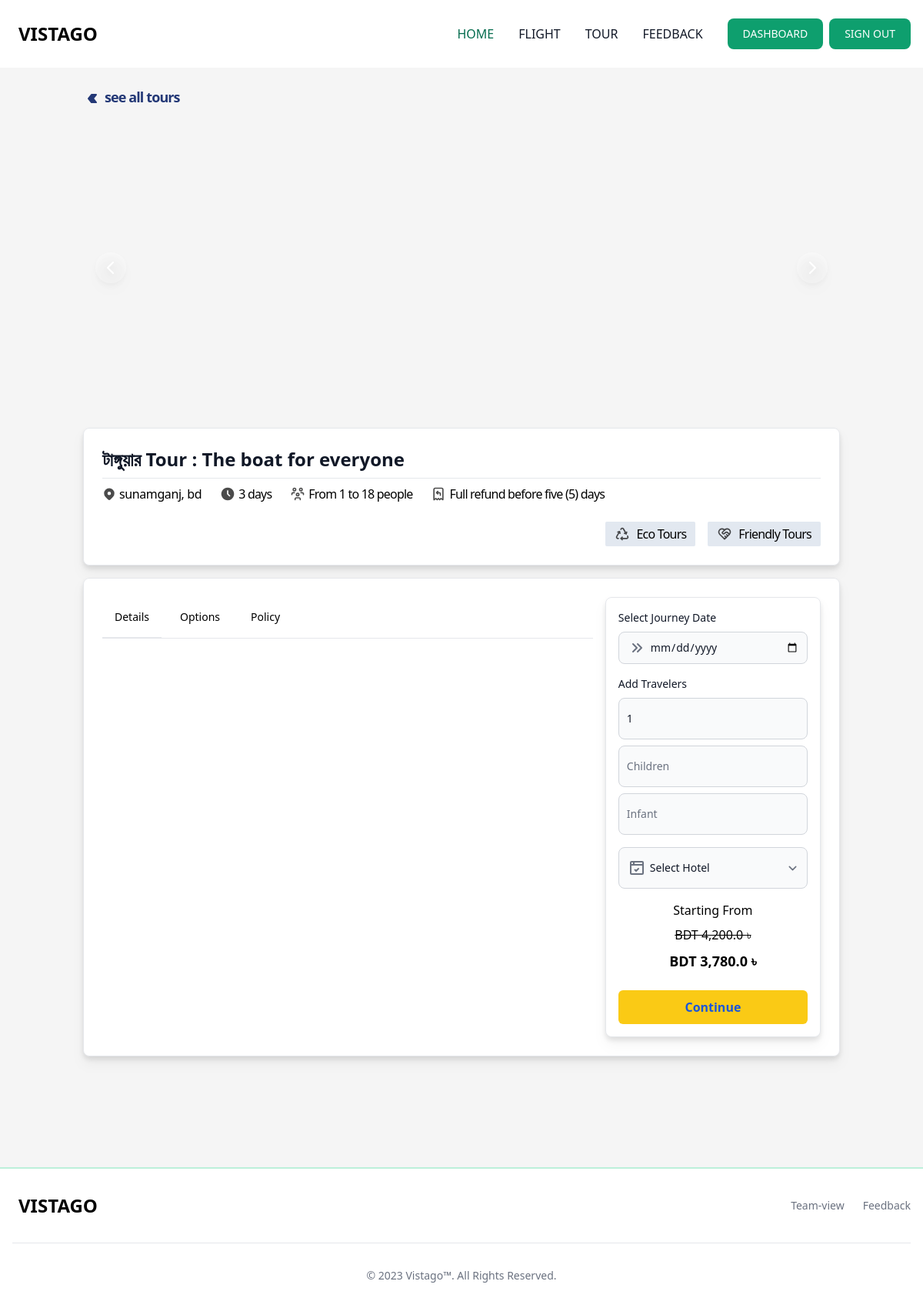
Screenshot of /tour/tour-details/2 (signed in) with the database file from the repository.
### app_tour/models.py (models this page shows, shortened)
class TourPackageModel(models.Model):
    package_title = models.CharField(max_length=525, null=True)
    package_cover_image = models.ImageField(upload_to="tour_package_cover_images", null=True, blank=True)
    tour_location = models.ForeignKey(
        TourLocationModel, on_delete=models.CASCADE, null=True, blank=True
    )
    tour_duration = models.IntegerField(null=True, blank=True)
    peoples_limit = models.PositiveIntegerField(default=1, null=True, blank=True)
    details = RichTextUploadingField(null=True)
    options = RichTextUploadingField(null=True)
    policy = RichTextUploadingField(null=True)
    journey_date = models.DateField(default=timezone.now)
    package_price = models.FloatField(null=True, blank=True)
    Children_package_price = models.FloatField(null=True, default= 50, help_text="Enter 50 percent children traveler")
    Infant_package_price = models.FloatField(null=True, default= 90, help_text="Enter 90 percent infant traveler")
    discount = models.ForeignKey("app_flight.Discount", on_delete=models.CASCADE, null=True, blank=True)
    hotel = models.ManyToManyField(HotelModel)
    created_at = models.DateTimeField(auto_now_add=True)
    def get_discount_price(self):
        if self.discount:
            return (self.package_price / 100) * self.discount.amount
        else:
            return 0
    class Meta:
        verbose_name = "Tour Package"
        verbose_name_plural = "Tour Packages"
        ordering = ["-id"]

class TourLocationModel(models.Model):
    country = CountryField()
    district = models.CharField(max_length=122, null=True)
    location_name = models.CharField(
        max_length=225, null=True, verbose_name="location name"
    )
    code = models.CharField(max_length=3, null=True)
    class Meta:
        verbose_name = "Tour Location"
        verbose_name_plural = "Tour Locations"
        ordering = ["-id"]

### app_flight/models.py (models this page shows, shortened)
class Discount(models.Model):
    name = models.CharField(max_length=122, null=True)
    code = models.CharField(max_length=122, null=True)
    details = models.CharField(max_length=999, null=True, blank=True)
    amount = models.FloatField(null=True)
    start_date = models.DateTimeField(default=timezone.now)
    end_date = models.DateTimeField(default=timezone.now)
    created_at = models.DateTimeField(auto_now_add=True)
    class Meta:
        verbose_name = "Discount"
        verbose_name_plural = "Discounts"
        ordering = ["-id"]

### app_tour/views.py (the view, shortened to what this page needs)
# urls.py: path("tour-details/<int:pk>", TourDetailsView.as_view(), name="tour_details"),
@method_decorator(signin_decorators, name="dispatch")
class TourDetailsView(FormView):
    template_name = "app_tour/details.html"
    form_class = TourPackageOrderForm
    order_id = None
    def get_context_data(self, **kwargs):
        context = super().get_context_data(**kwargs)
        pk = self.kwargs.get('pk')
        context['tour_package'] = get_object_or_404(TourPackageModel, id=pk)
        context['sliders'] = TourPackageImages.objects.filter(package__id=pk)
        return context

### app_flight/templatetags/mathfilters.py (called while the page is built)
@register.filter
def get_tour_discount_price(subtotal, discount_price):
    return float(subtotal) - float(discount_price)

### templates/app_tour/details.html (shortened to what this page needs)
{% extends 'base.html' %}
{% load humanize %}
{% load static %}
{% load mathfilters %}
{% block main %}
<section class="container mx-auto p-4 md:p-0 mt-6">
    <a href="{% url 'app_tour:tour_list' %}" class="flex items-center gap-1 text-blue-900 dark:text-white">
         <p class="text-lg font-semibold tracking-tighter">see all tours</p>
    </a>
    <div id="controls-carousel" class="relative w-full drop-shadow-lg my-4" data-carousel="slide">
        <div class="relative h-56 overflow-hidden rounded-lg md:h-96">
        </div>
        <button type="button" class="absolute top-0 left-0 z-30 flex items-center justify-center h-full px-4 cursor-pointer group focus:outline-none" data-carousel-prev>
            <span class="inline-flex items-center justify-center w-10 h-10 rounded-full bg-white/30 dark:bg-gray-800/30 group-hover:bg-white/50 dark:group-hover:bg-gray-800/60 group-focus:ring-4 group-focus:ring-white dark:group-focus:ring-gray-800/70 group-focus:outline-none">
                <svg aria-hidden="true" class="w-6 h-6 text-white dark:text-gray-800" fill="none" stroke="currentColor" viewBox="0 0 24 24" xmlns="http://www.w3.org/2000/svg"><path stroke-linecap="round" stroke-linejoin="round" stroke-width="2" d="M15 19l-7-7 7-7"></path></svg>
            </span>
        </button>
        <button type="button" class="absolute top-0 right-0 z-30 flex items-center justify-center h-full px-4 cursor-pointer group focus:outline-none" data-carousel-next>
            <span class="inline-flex items-center justify-center w-10 h-10 rounded-full bg-white/30 dark:bg-gray-800/30 group-hover:bg-white/50 dark:group-hover:bg-gray-800/60 group-focus:ring-4 group-focus:ring-white dark:group-focus:ring-gray-800/70 group-focus:outline-none">
                <svg aria-hidden="true" class="w-6 h-6 text-white dark:text-gray-800" fill="none" stroke="currentColor" viewBox="0 0 24 24" xmlns="http://www.w3.org/2000/svg"><path stroke-linecap="round" stroke-linejoin="round" stroke-width="2" d="M9 5l7 7-7 7"></path></svg>
            </span>
        </button>
    </div>
    <div class="p-6 bg-white border border-gray-200 rounded-lg drop-shadow-lg dark:bg-gray-800 dark:border-gray-700 dark:hover:bg-gray-700">
        <h5 class="mb-2 text-2xl font-bold  text-gray-900 dark:text-white">{{ tour_package.package_title }}</h5> <hr class="mb-2">
       <div class="flex flex-wrap items-center gap-6">
            <div class="flex flex-row items-center gap-1">
                <p class="text-md tracking-tight font-medium lowercase">{{ tour_package.tour_location.district }}, {{ tour_package.tour_location.country }}</p>
            </div>
            <div class="flex flex-row items-center gap-1">
                <p class="text-md font-normal tracking-tighter">{{ tour_package.tour_duration }} days</p>
            </div>
            <div class="flex flex-row items-center gap-1">
                <p class="text-md font-normal tracking-tighter">From 1 to {{ tour_package.peoples_limit }} people</p>
            </div>
            <div class="flex flex-row items-center gap-1">
                <p class="text-md font-normal tracking-tighter">Full refund before five (5) days</p>
            </div>
            <div class="flex items-center gap-4 mr-auto md:mr-0 md:ml-auto">
                <div class="flex flex-row items-center gap-2 py-1 px-3 bg-slate-200 w-max rounded-sm">
                    <p class="tracking-tighter text-md font-medium">Eco Tours</p>
                </div>
                <div class="flex flex-row items-center gap-2 py-1 px-3 bg-slate-200 w-max rounded-sm">
                    <p class="tracking-tighter text-md font-medium">Friendly Tours</p>
                </div>
            </div>
       </div>
    </div>
    <div class="flex flex-col md:flex-row justify-between items-start gap-4 my-4 p-6 bg-white border border-gray-200 rounded-lg drop-shadow-lg dark:bg-gray-800 dark:border-gray-700 dark:hover:bg-gray-700">
        <div class="w-full md:w-auto flex-1">
            <div class="mb-4 border-b border-gray-200 dark:border-gray-700">
                <ul class="flex flex-wrap -mb-px text-sm font-medium text-center" id="myTab" data-tabs-toggle="#TabContent" role="tablist">
                    <li class="mr-2" role="presentation">
                        <button class="inline-block p-4 border-b-2 rounded-t-lg" id="profile-tab" data-tabs-target="#profile" type="button" role="tab" aria-controls="profile" aria-selected="false">Details</button>
                    </li>
                    <li class="mr-2" role="presentation">
                        <button class="inline-block p-4 border-b-2 border-transparent rounded-t-lg hover:text-gray-600 hover:border-gray-300 dark:hover:text-gray-300" id="dashboard-tab" data-tabs-target="#dashboard" type="button" role="tab" aria-controls="dashboard" aria-selected="false">Options</button>
                    </li>
                    <li class="mr-2" role="presentation">
                        <button class="inline-block p-4 border-b-2 border-transparent rounded-t-lg hover:text-gray-600 hover:border-gray-300 dark:hover:text-gray-300" id="settings-tab" data-tabs-target="#settings" type="button" role="tab" aria-controls="settings" aria-selected="false">Policy</button>
                    </li>
                </ul>
            </div>
        </div>
        <div class="w-full md:w-[30%] mt-6 md:mt-0 p-4 bg-white border border-gray-200 rounded-lg drop-shadow-lg">
            <form method="POST">
                <label for="city" class="block mb-2 text-sm font-medium text-gray-900 dark:text-white">Select Journey Date</label>
                <div class="relative mb-2">
                    <div class="absolute inset-y-0 left-0 flex items-center pl-3 pointer-events-none">
                    </div>
                    {{ form.journey_date }}
                </div>
                <div class="my-4">
                    <label for="first_name" class="block mb-2 text-sm font-medium text-gray-900 dark:text-white">Add Travelers</label>
                    {{ form.adult_traveler }}
                    {{ form.child_traveler }}
                    {{ form.infant_traveler }}
                </div>
                <div class="relative max-w-md my-2">
                    <div class="absolute inset-y-0 left-0 flex items-center pl-3 pointer-events-none">
                    </div>
                    <select id="countries" name="hotel_name" class="py-4 pl-10 bg-gray-50 border border-gray-300 text-gray-900 text-md font-normal rounded-lg focus:ring-blue-500 focus:border-blue-500 block w-full p-2.5 dark:bg-gray-700 dark:border-gray-600 dark:placeholder-gray-400 dark:text-white dark:focus:ring-blue-500 dark:focus:border-blue-500" required>
                        <option selected>Select Hotel</option>
                    </select>
                </div>
                <h5 class="mt-4 mb-2 text-md text-center font-normal ">Starting From</h5>
                {% if tour_package.discount %}
                <h5 class="mb-2 text-md text-center font-medium line-through">BDT {{ tour_package.package_price|intcomma }} ৳</h5>
                <h5 class="mb-2 text-lg text-center font-semibold">BDT {{ tour_package.package_price|get_tour_discount_price:tour_package.get_discount_price|intcomma }} ৳</h5>
                {% else %}
                <h5 class="mb-2 text-md text-center font-medium">BDT {{ tour_package.package_price|intcomma }} ৳</h5>
                {% endif %}
                <button type="submit" class="w-full text-blue-700 bg-yellow-300 hover:bg-yellow-500 focus:outline-none focus:ring-4 focus:ring-yellow-300 font-semibold rounded-md text-md px-5 py-2.5 text-center mr-2 mt-4">Continue</button>
            </form>
        </div>
    </div>
    {% if tour_package.hotel %}
    <div class="swiper card_slider">
        <div class="swiper-wrapper py-12">
        </div>
    </div>
    {% endif %}
</section>
{% endblock main %}

### rows the page displays
TourPackageModel: package_title "টাঙ্গুয়ার Tour : The boat for everyone", tour_location.district "sunamganj", tour_location.country "bd", tour_duration "3", peoples_limit "18", package_price "4,200.0", package_price|get_tour_discount_price "3,780.0"
